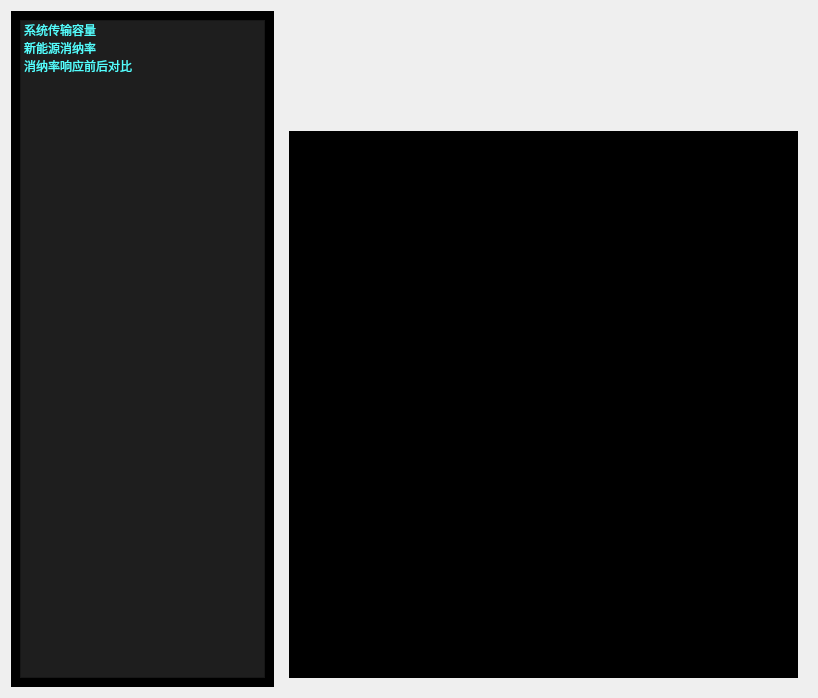
                       <widget class="QWidget" name="tab_7">
                        <attribute name="title">
                         <string>运行评估</string>
                        </attribute>
                        <layout class="QVBoxLayout" name="verticalLayout_14">
                         <item>
                          <layout class="QHBoxLayout" name="horizontalLayout_16" stretch="1,2">
                           <item>
                            <widget class="QWidget" name="widget_13" native="true">
                             <property name="styleSheet">
                              <string notr="true">color: rgb(3, 128, 125);
border-color: rgb(85, 255, 255);
background-color: rgb(0, 0, 0);</string>
                             </property>
                             <layout class="QVBoxLayout" name="verticalLayout_15">
                              <item>
                               <widget class="QListWidget" name="listWidget_2">
                                <property name="styleSheet">
                                 <string notr="true">background-color: rgb(30, 30, 30);
color: rgb(85, 255, 255);
border-color: rgb(85, 255, 255);</string>
                                </property>
                                <item>
                                 <property name="text">
                                  <string>系统传输容量</string>
                                 </property>
                                </item>
                                <item>
                                 <property name="text">
                                  <string>新能源消纳率</string>
                                 </property>
                                </item>
                                <item>
                                 <property name="text">
                                  <string>消纳率响应前后对比</string>
                                 </property>
                                </item>
                               </widget>
                              </item>
                             </layout>
                            </widget>
                           </item>
                           <item>
                            <widget class="QWidget" name="widget_14" native="true">
                             <property name="styleSheet">
                              <string notr="true">QWidget#widget_9{background-color: rgb(0, 0, 0);
border-color: rgb(85, 255, 255);}
</string>
                             </property>
                             <layout class="QVBoxLayout" name="verticalLayout_16">
                              <item>
                               <layout class="QVBoxLayout" name="verticalLayout_17" stretch="1,15">
                                <item>
                                 <layout class="QHBoxLayout" name="horizontalLayout_17">
                                  <item>
                                   <spacer name="horizontalSpacer_15">
                                    <property name="orientation">
                                     <enum>Qt::Horizontal</enum>
                                    </property>
                                    <property name="sizeHint" stdset="0">
                                     <size>
                                      <width>40</width>
                                      <height>20</height>
                                     </size>
                                    </property>
                                   </spacer>
                                  </item>
                                  <item>
                                   <widget class="QLabel" name="label_2">
                                    <property name="minimumSize">
                                     <size>
                                      <width>225</width>
                                      <height>105</height>
                                     </size>
                                    </property>
                                    <property name="maximumSize">
                                     <size>
                                      <width>150</width>
                                      <height>70</height>
                                     </size>
                                    </property>
                                    <property name="styleSheet">
                                     <string notr="true">font: 9pt &quot;等线&quot;;
color: rgb(85, 255, 255);
</string>
                                    </property>
                                    <property name="text">
                                     <string/>
                                    </property>
                                    <property name="pixmap">
                                     <pixmap resource="image/image.qrc">:/icon/label_1.gif</pixmap>
                                    </property>
                                    <property name="scaledContents">
                                     <bool>true</bool>
                                    </property>
                                    <property name="alignment">
                                     <set>Qt::AlignCenter</set>
                                    </property>
                                   </widget>
                                  </item>
                                  <item>
                                   <spacer name="horizontalSpacer_10">
                                    <property name="orientation">
                                     <enum>Qt::Horizontal</enum>
                                    </property>
                                    <property name="sizeHint" stdset="0">
                                     <size>
                                      <width>40</width>
                                      <height>20</height>
                                     </size>
                                    </property>
                                   </spacer>
                                  </item>
                                 </layout>
                                </item>
                                <item>
                                 <widget class="QWidget" name="widget_15" native="true">
                                  <property name="styleSheet">
                                   <string notr="true">background-color: rgb(0, 0, 0);</string>
                                  </property>
                                  <layout class="QVBoxLayout" name="verticalLayout_9">
                                   <item>
                                    <spacer name="verticalSpacer_3">
                                     <property name="orientation">
                                      <enum>Qt::Vertical</enum>
                                     </property>
                                     <property name="sizeType">
                                      <enum>QSizePolicy::Preferred</enum>
                                     </property>
                                     <property name="sizeHint" stdset="0">
                                      <size>
                                       <width>20</width>
                                       <height>25</height>
                                      </size>
                                     </property>
                                    </spacer>
                                   </item>
                                   <item>
                                    <widget class="QLabel" name="label_10">
                                     <property name="minimumSize">
                                      <size>
                                       <width>480</width>
                                       <height>480</height>
                                      </size>
                                     </property>
                                     <property name="styleSheet">
                                      <string notr="true"/>
                                     </property>
                                     <property name="text">
                                      <string/>
                                     </property>
                                     <property name="alignment">
                                      <set>Qt::AlignCenter</set>
                                     </property>
                                    </widget>
                                   </item>
                                   <item>
                                    <spacer name="verticalSpacer_4">
                                     <property name="orientation">
                                      <enum>Qt::Vertical</enum>
                                     </property>
                                     <property name="sizeType">
                                      <enum>QSizePolicy::Preferred</enum>
                                     </property>
                                     <property name="sizeHint" stdset="0">
                                      <size>
                                       <width>20</width>
                                       <height>24</height>
                                      </size>
                                     </property>
                                    </spacer>
                                   </item>
                                  </layout>
                                 </widget>
                                </item>
                               </layout>
                              </item>
                             </layout>
                            </widget>
                           </item>
                          </layout>
                         </item>
                        </layout>
                       </widget>
